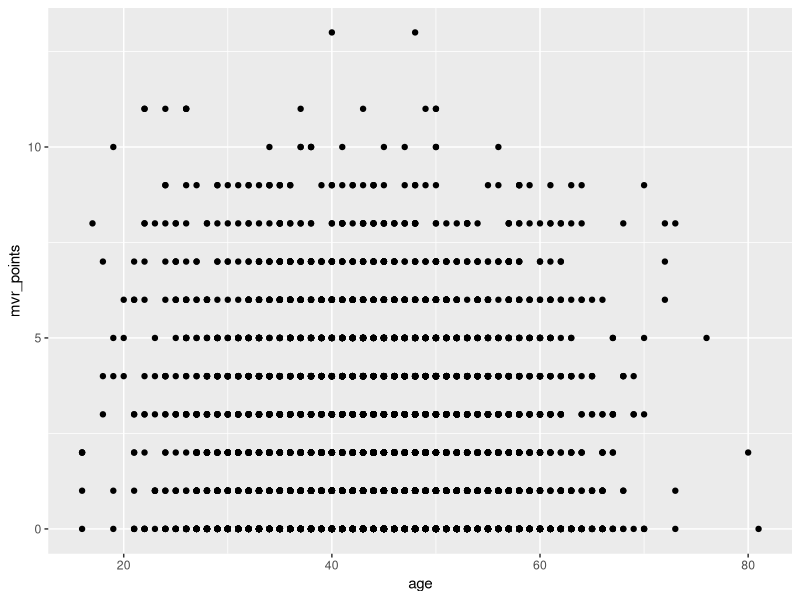
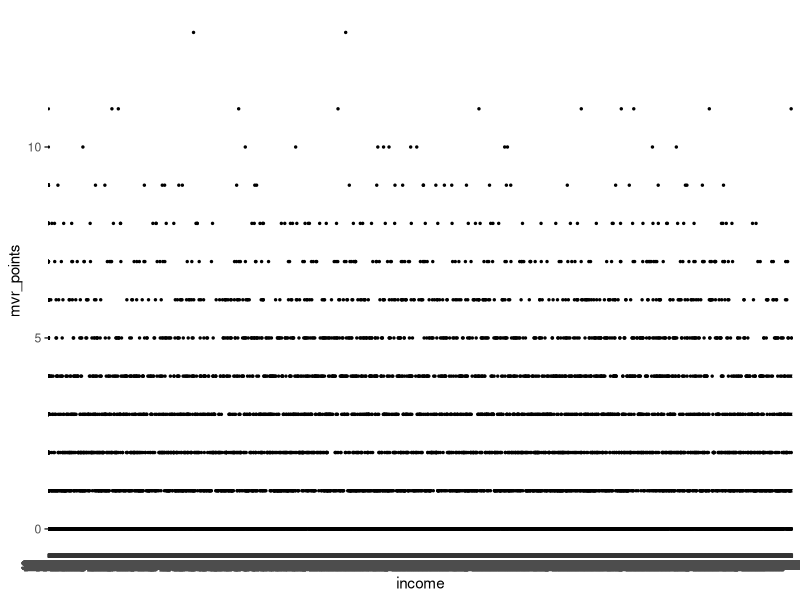
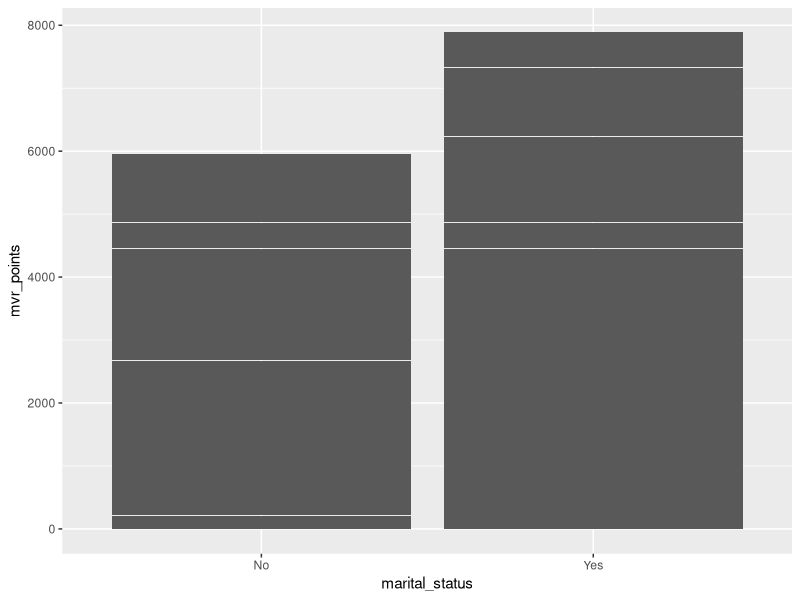
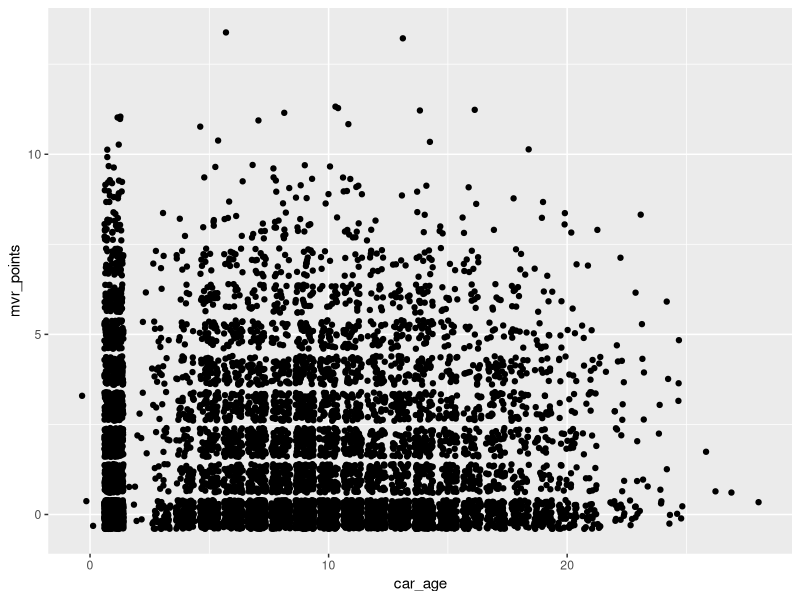

Write the R code that produced these figures, in order.
## ---- chunk 1
library(readr)
library(ggplot2)
library(dplyr)
library(tidyverse)
## ---- chunk 2

data <- read_csv("decal_midterm.csv")
colnames(data) = c("claim_number", "age", "income", "marital_status", "education", "mvr_points", "car_age", "location", "old_claim", "premium")
data
## ---- chunk 3

age <- select(data, age, mvr_points)
age

ggplot(age, aes(age, mvr_points)) + geom_point()
## ---- chunk 4
income <- select(data, income, mvr_points)

ggplot(income, aes(income, mvr_points)) + geom_point(size = .5)
## ---- chunk 5
marital_status <- select(data, marital_status, mvr_points)

ggplot(marital_status, aes(marital_status, mvr_points)) + geom_col(binwidth = 2)
## ---- chunk 6

phd <- filter(data, education == "PhD")
highschool <- filter(data, education == "High School")
bachelor  <- filter(data, education == "Bachelors")
under_highschool <- filter(data, education == "<High School")
## ---- chunk 7
car <- select(data, car_age, mvr_points)

ggplot(car, aes(car_age, mvr_points)) + geom_jitter()
## ---- chunk 8
rural_urban <- 
  select(data, )
## ---- chunk 9
phd <- filter(data, education == "PhD")
highschool <- filter(data, education == "High School")
bachelor  <- filter(data, education == "Bachelors")
under_highschool <- filter(data, education == "<High School")
